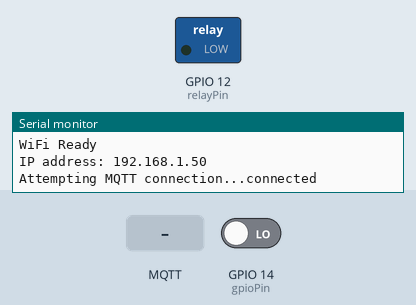
A program run on a simulated ESP8266 (NodeMCU). Shown: switched loads named in the program (green lamp = pin HIGH), the last lines printed to the serial monitor. The test bench sets the inputs (shaded band); at power-on: GPIO 14 (gpioPin) LOW. WiFi joins after 1.5 s; servers stay silent unless stated; no MQTT or app messages arrive unless stated.

Above: at 2.3 s.
2.4 s: GPIO 14 (gpioPin) driven HIGH
At 3.2 s:
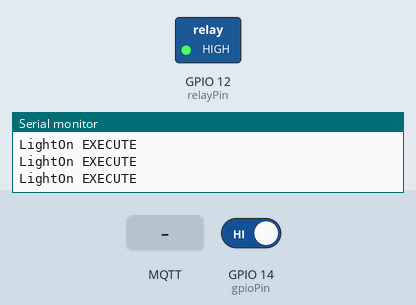
3.9 s: MQTT message "1" arrives on the first subscribed topic
At 4.6 s:
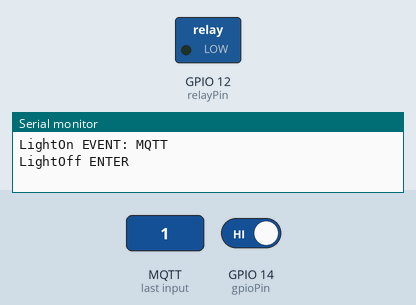
5.4 s: MQTT message "0" arrives on the first subscribed topic
At 6.8 s:
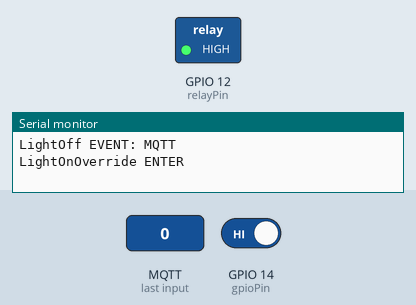
Timing chart, 0 to 8.4 s (numbered marks = the images above; inputs shaded):
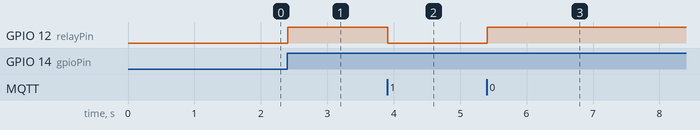

Measured:
- after the input at 2.4 s, GPIO 12 (relayPin): LOW → HIGH at once
- after the input at 3.9 s, GPIO 12 (relayPin): HIGH → LOW at once
- after the input at 5.4 s, GPIO 12 (relayPin): LOW → HIGH at once

The program:

main.cpp
```cpp
#include "components.h"
#include "states.h"
#include "globals.h"
#include "mqtt.h"
#include "ota.h"
#include "logging.h"

using namespace Config;
using namespace Components;
using namespace States;
using namespace Globals;
using namespace Logging;

namespace {

static void motionCb(void);
static MotionSensor motionSensor(Config::gpioPin, motionCb);
static void setupWIFI(void);

} // namespace

void setup()
{
  setupLogging(true);
  loggingBegin();
  loggingPrintln("Booting");

  motionSensor.begin();
  light.begin();

  setupWIFI();
  setupOTA();
  setupMQTT();

  fsm.setState(LightOff::Instance());
}

void loop()
{
  static auto connectionConfigured = false;

  if (wifiMulti.run() == WL_CONNECTED)
  {
    if (!connectionConfigured)
    {
      beginOTA();
      loggingPrintln("WiFi Ready");
      loggingPrint("IP address: ");
      loggingPrintln(WiFi.localIP());
      connectionConfigured = true;
    }
    loopMQTT();
  }
  else
  {
    connectionConfigured = false;
  }

  motionSensor.loop();
  fsm.update();
  handleOTA();
}

namespace {

static void setupWIFI(void)
{
  loggingPrintln("Initializing WiFi credentials.");
  for (auto credentialPair : wifiCredentials)
  {
    wifiMulti.addAP(credentialPair.first, credentialPair.second);
  }
}

static void motionCb(void)
{
  fsm.event(EVENT_MOTION);
}

} // namespace
```

components.cpp
```cpp
#include "components.h"

namespace Components {

} // namespace Components
```

components.h
```cpp
#ifndef COMPONENTS_H
#define COMPONENTS_H

#include <Arduino.h>

#include <cstdint>
#include <functional>

namespace Components {

typedef uint8_t const EventID;
EventID EVENT_INVALID { 0 };

class FSM;

class State
{
  public:
    State() = default;
    virtual ~State() = default;

    virtual void enter(FSM* fsm) {}
    virtual void execute(FSM* fsm) = 0;
    virtual void exit(FSM* fsm) {}
    virtual void event(FSM* fsm, EventID event) {}
};

class FSM
{
  public:
    FSM() = default;
    FSM(State* curState) :curState(curState) {}
    virtual ~FSM() = default;

    void update()
    {
      if (!curState)
      {
        return;
      }
      curState->execute(this);
    }
    void setState(State* newState)
    {
      if (!newState)
      {
        return;
      }

      if (curState)
      {
        curState->exit(this);
      }
      curState = newState;
      curState->enter(this);
    }
    void event(EventID event)
    {
      if (!curState)
      {
        return;
      }
      curState->event(this, event);
    }
  private:
    State* curState;
};

class Timer
{
  public:
    Timer(unsigned long period) : period(period), startTime(0) { }
    virtual ~Timer() = default;

    void start()
    {
      startTime = millis();
    }
    bool isExpired() const
    {
      return millis() - startTime >= period;
    }
  private:
    unsigned long const period;
    unsigned long startTime;
};

class Light {
  public:
  Light(uint8_t pin) : pin(pin) { }
  ~Light() = default;

  void begin()
  {
    pinMode(pin, OUTPUT);
    digitalWrite(pin, LOW);
  }
  void setState(bool newState)
  {
    digitalWrite(pin, newState ? HIGH : LOW);
  }
  bool getState() const
  {
    return digitalRead(pin);
  }

  inline void on()
  {
    setState(true);
  }
  inline void off()
  {
    setState(false);
  }
  inline void flip()
  {
    setState(!getState());
  }

  private:
  uint8_t pin;
};


class MotionSensor
{
  typedef std::function<void(void)> Callback;
  public:
    MotionSensor(uint8_t pin, Callback cb) : pin(pin), cb(cb) { }
    virtual ~MotionSensor() = default;

    void begin()
    {
      pinMode(pin, INPUT);
      lastVal = digitalRead(pin);
    }
    void loop()
    {
      auto curVal = digitalRead(pin);
      if (curVal != lastVal)
      {
        cb();
        lastVal = curVal;
      }
    }
  private:
    uint8_t pin;
    Callback cb;
    int lastVal;
};

} // namespace Components

#endif /* COMPONENTS_H */
```

globals.cpp
```cpp
#include "globals.h"

using namespace Components;

namespace Config {

int const relayPin = 12;
int const gpioPin = 14;
int const ledPin = 13;

std::vector<std::pair<char const*, char const*>> const wifiCredentials = {
    // {"SSID", "PASSWORD"},
};

#define MQTT_TOPIC_BASE "/homeautomation/bad/light/"
char const* mqttTopicLightSet = MQTT_TOPIC_BASE "set";
char const* mqttTopicLightState = MQTT_TOPIC_BASE "state";
char const* mqttClientId = "client-linuxmagazin";
char const* mqttBroker = "192.168.88.241";
int const mqttPort = 1883;
char const* mqttUser = nullptr;
char const* mqttPassword = nullptr;

uint16_t const otaPort = 8266;
char const* otaHostname = "esp_bad_eg";

}

namespace Globals {

ESP8266WiFiMulti wifiMulti;
WiFiClient wificlient;
PubSubClient client(wificlient);

Timer motionTimer(3 /* min */ * 60 /* sec/min */ * 1000 /* ms/sec */);
FSM fsm;
Light light(Config::relayPin);

} // namespace Globals
```

globals.h
```cpp
#ifndef GLOBALS_H
#define GLOBALS_H

#include "components.h"

#include <ESP8266WiFiMulti.h>
#include <PubSubClient.h>

#include <utility>
#include <vector>

namespace Config {

extern int const relayPin;
extern int const gpioPin;

extern std::vector<std::pair<char const*, char const*>> const wifiCredentials;

#define MQTT_TOPIC_BASE "/homeautomation/bad/light/"
extern char const* mqttTopicLightSet;
extern char const* mqttTopicLightState;
extern char const* mqttClientId;
extern char const* mqttBroker;
extern int const mqttPort;
extern char const* mqttUser;
extern char const* mqttPassword;

extern uint16_t const otaPort;
extern char const* otaHostname;

} // namespace Config

namespace Globals {

extern ESP8266WiFiMulti wifiMulti;
extern PubSubClient client;
extern Components::Timer motionTimer;
extern Components::FSM fsm;
extern Components::Light light;

} // namespace Globals

#endif /* GLOBALS_H */
```

logging.cpp
```cpp
#include "logging.h"

namespace Logging {

static bool loggingActive = false;

void setupLogging(bool activate)
{
  loggingActive = activate;
}

void loggingBegin()
{
  Serial.begin(115200);
}

void loggingPrint(char const* str)
{
  if (loggingActive)
  {
    Serial.print(str);
  }
}

void loggingPrintln(char const* str)
{
  if (loggingActive)
  {
    Serial.println(str);
  }
}

void loggingPrint(String const& str)
{
  if (loggingActive)
  {
    Serial.print(str);
  }
}

void loggingPrintln(String const& str)
{
  if (loggingActive)
  {
    Serial.println(str);
  }
}

void loggingPrint(Printable const& pr)
{
  if (loggingActive)
  {
    Serial.print(pr);
  }
}

void loggingPrintln(Printable const& pr)
{
  if (loggingActive)
  {
    Serial.println(pr);
  }
}

void loggingPrint(char c)
{
  if (loggingActive)
  {
    Serial.print(c);
  }
}

void loggingPrintln(char c)
{
  if (loggingActive)
  {
    Serial.println(c);
  }
}

} // namespace Logging
```

logging.h
```cpp
#ifndef LOGGING_H
#define LOGGING_H

#include <Arduino.h>

namespace Logging {

void setupLogging(bool activate);
void loggingBegin();
void loggingPrint(char const* str);
void loggingPrintln(char const* str = "");
void loggingPrint(String const& str);
void loggingPrintln(String const& str);
void loggingPrint(Printable const& pr);
void loggingPrintln(Printable const& pr);
void loggingPrint(char c);
void loggingPrintln(char c);

} // namespace Logging

#endif /* LOGGING_H */
```

mqtt.cpp
```cpp
#include "mqtt.h"
#include "globals.h"
#include "states.h"
#include "logging.h"

using namespace Config;
using namespace Globals;
using namespace States;
using namespace Logging;

static void mqttReconnect();
static void mqttCallback(char* topic, byte* payload, unsigned int length);
static void printMqttMsg(char* topic, byte* payload, unsigned int length);

static void mqttCallback(char* topic, byte* payload, unsigned int length)
{
  printMqttMsg(topic, payload, length);

  if (length == 0)
  {
    return;
  }

  if (strcmp(topic, mqttTopicLightSet))
  {
    loggingPrintln("MQTT: Unknown topic");
    return;
  }

  if (payload[0] != '0' && payload[0] != '1')
  {
    loggingPrintln("MQTT: Unknown value");
    return;
  }

  fsm.event(EVENT_MQTT);
}

void setupMQTT()
{
  client.setServer(mqttBroker, mqttPort);
  client.setCallback(mqttCallback);
}

void loopMQTT()
{
  if (client.connected())
  {
    client.loop();
  }
  else
  {
    mqttReconnect();
  }
}

static void mqttReconnect()
{
  if (!client.connected())
  {
    loggingPrint("Attempting MQTT connection...");
    boolean success;
    if (mqttUser && mqttPassword)
    {
      success = client.connect(mqttClientId, mqttUser, mqttPassword);
    }
    else
    {
      success = client.connect(mqttClientId);
    }
    if (success)
    {
      loggingPrintln("connected");
      client.subscribe(mqttTopicLightSet);
    }
    else
    {
      loggingPrint("failed, rc=");
      loggingPrintln(client.state());
    }
  }
}

static void printMqttMsg(char* topic, byte* payload, unsigned int length)
{
  loggingPrint("MQTT message: '");
  for (unsigned int cnt = 0; cnt < length; cnt++)
  {
    loggingPrint((char)payload[cnt]);
  }
  loggingPrint("' on topic '");
  loggingPrint(topic);
  loggingPrintln("'");
}
```

mqtt.h
```cpp
#ifndef MQTT_H
#define MQTT_H

#include "globals.h"

void setupMQTT();
void loopMQTT();
#if DEBUG==1
void printMqttMsg(char* topic, byte* payload, unsigned int length);
#endif

#endif /* MQTT_H */
```

ota.cpp
```cpp
#include "ota.h"
#include "globals.h"
#include "logging.h"

#include <Arduino.h>
#include <ArduinoOTA.h>

using namespace Config;
using namespace Logging;

void setupOTA()
{
  loggingPrint("Proceeding. Initializing ArduinoOTA. ");
  ArduinoOTA.setPort(otaPort);
  ArduinoOTA.setHostname(otaHostname);
  ArduinoOTA.onStart([]() { loggingPrintln("OTA Update Start"); });
  ArduinoOTA.onEnd([]() { loggingPrintln("\n OTA UPdate End"); });
  ArduinoOTA.onProgress([](unsigned int progress, unsigned int total) {
    /* Serial.printf("Progress: %u%%\r", (progress / (total / 100))); */
  });
  ArduinoOTA.onError([](ota_error_t error) {
    /* Serial.printf("Error[%u]: ", error); */
    if (error == OTA_AUTH_ERROR)
    {
      loggingPrintln("Auth Failed");
    }
    else if (error == OTA_BEGIN_ERROR)
    {
      loggingPrintln("Begin Failed");
    }
    else if (error == OTA_CONNECT_ERROR)
    {
      loggingPrintln("Connect Failed");
    }
    else if (error == OTA_RECEIVE_ERROR)
    {
      loggingPrintln("Receive Failed");
    }
    else if (error == OTA_END_ERROR)
    {
      loggingPrintln("End Failed");
    }
  });
}

void beginOTA()
{
  ArduinoOTA.begin();
}

void handleOTA()
{
  ArduinoOTA.handle();
}
```

ota.h
```cpp
#ifndef OTA_H
#define OTA_H

void setupOTA();
void beginOTA();
void handleOTA();

#endif /* OTA_H */
```

states.cpp
```cpp
#include "states.h"
#include "globals.h"
#include "logging.h"

using namespace Config;
using namespace Globals;
using namespace Components;
using namespace Logging;

namespace States {

void LightOn::enter(FSM* fsm)
{
  loggingPrintln("LightOn ENTER");
  light.on();
  if (client.connected())
  {
    client.publish(mqttTopicLightState, "LightOn");
  }
  motionTimer.start();
}
void LightOn::execute(FSM* fsm)
{
  loggingPrintln("LightOn EXECUTE");
  if (motionTimer.isExpired())
  {
    fsm->setState(LightOff::Instance());
  }
}
void LightOn::event(FSM* fsm, EventID event)
{
  loggingPrint("LightOn EVENT: ");
  switch(event)
  {
    case EVENT_MQTT:
      loggingPrintln("MQTT");
      fsm->setState(LightOff::Instance());
      break;
    case EVENT_MOTION:
      loggingPrintln("MOTION");
      motionTimer.start();
      break;
    default:
      break;
  }
}
void LightOnOverride::enter(FSM* fsm)
{
  loggingPrintln("LightOnOverride ENTER");
  light.on();
  if (client.connected())
  {
    client.publish(mqttTopicLightState, "LightOnOverride");
  }
}
void LightOnOverride::event(FSM* fsm, EventID event)
{
  loggingPrint("LightOnOverride EVENT: ");
  switch(event)
  {
    case EVENT_MQTT:
      loggingPrintln("MQTT");
      fsm->setState(LightOff::Instance());
      break;
    case EVENT_MOTION:
      loggingPrintln("MOTION");
      /* ignored */
      break;
    default:
      break;
  }
}
void LightOff::enter(FSM* fsm)
{
  loggingPrintln("LightOff ENTER");
  light.off();
  if (client.connected())
  {
    client.publish(mqttTopicLightState, "LightOff");
  }
}
void LightOff::event(FSM* fsm, EventID event)
{
  loggingPrint("LightOff EVENT: ");
  switch(event)
  {
    case EVENT_MQTT:
      loggingPrintln("MQTT");
      fsm->setState(LightOnOverride::Instance());
      break;
    case EVENT_MOTION:
      loggingPrintln("MOTION");
      fsm->setState(LightOn::Instance());
      break;
    default:
      break;
  }
}

} // namespace States
```

states.h
```cpp
#ifndef STATES_H
#define STATES_H

#include "components.h"

namespace States {

class LightOn : public Components::State {
  public:
  static LightOn* Instance()
  {
    static LightOn instance;
    return &instance;
  }
  void enter(Components::FSM* fsm);
  void execute(Components::FSM* fsm);
  void event(Components::FSM* fsm, Components::EventID event);

  private:
  LightOn() = default;
  ~LightOn() = default;
};
class LightOnOverride : public Components::State {
  public:
  static LightOnOverride* Instance()
  {
    static LightOnOverride instance;
    return &instance;
  }
  void enter(Components::FSM* fsm);
  void execute(Components::FSM* fsm) {}
  void event(Components::FSM* fsm, Components::EventID event);

  private:
  LightOnOverride() = default;
  ~LightOnOverride() = default;
};
class LightOff : public Components::State {
  public:
  static LightOff* Instance()
  {
    static LightOff instance;
    return &instance;
  }
  void enter(Components::FSM* fsm);
  void execute(Components::FSM* fsm) {}
  void event(Components::FSM* fsm, Components::EventID event);

  private:
  LightOff() = default;
  ~LightOff() = default;
};

Components::EventID EVENT_MQTT { 1 };
Components::EventID EVENT_MOTION { 2 };

} // namespace States

#endif /* STATES_H */
```
